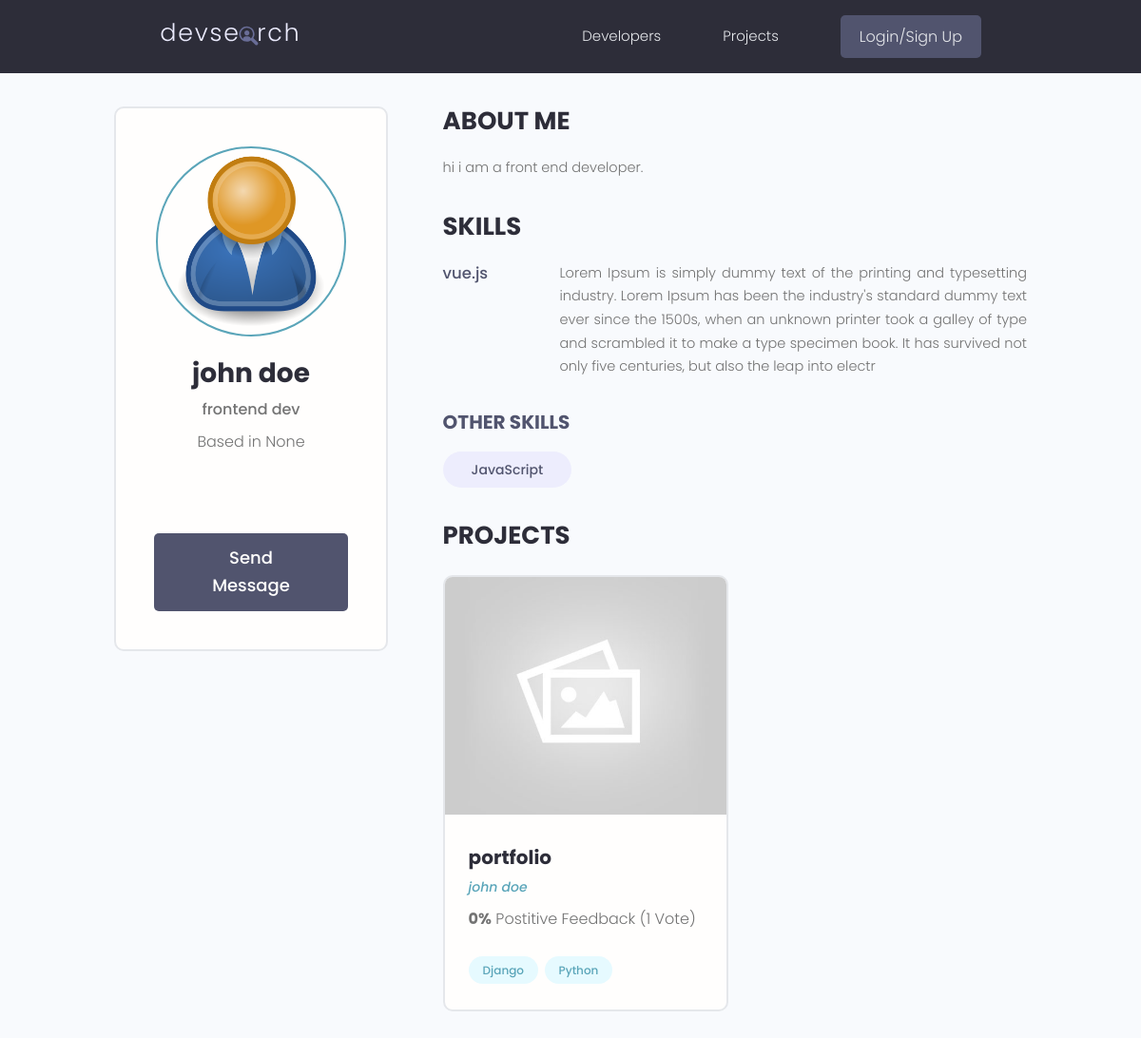
Page /profile/c98e83d4-8c55-41fa-a6de-6627224c10cb/ on the committed database.
### users/models.py (models this page shows, shortened)
class Profile(models.Model):
    user = models.OneToOneField(User, on_delete=models.CASCADE, null=True, blank=True)
    name = models.CharField(max_length=200, blank=True, null=True)
    email = models.EmailField(max_length=500, blank=True, null=True)
    username = models.CharField(max_length=200, blank=True, null=True)
    location = models.CharField(max_length=200, blank=True, null=True)
    short_intro = models.CharField(max_length=200, blank=True, null=True)
    bio = models.TextField(blank=True, null=True)
    profile_image = models.ImageField(null=True, blank=True, upload_to='profiles/', default='profiles/user-default.png')
    social_github =  models.CharField(max_length=200, blank=True, null=True)
    social_linkedin=  models.CharField(max_length=200, blank=True, null=True)
    social_website =  models.CharField(max_length=200, blank=True, null=True)
    social_twitter =  models.CharField(max_length=200, blank=True, null=True)
    created = models.DateTimeField(auto_now_add=True)
    id = models.UUIDField(default=uuid.uuid4, unique=True, primary_key=True, editable=False)
    class Meta:
        ordering = ['created']
    @property
    def imageURL(self):
        try:
            url = self.profile_image.url
        except:
            url = ''
        return url

class Skill(models.Model):
    owner = models.ForeignKey(Profile, on_delete=models.CASCADE, null=True, blank=True)
    name = models.CharField(max_length=200, blank=True, null=True)
    description = models.TextField(null=True, blank=True)
    created = models.DateTimeField(auto_now_add=True)
    id = models.UUIDField(default=uuid.uuid4, unique=True, primary_key=True, editable=False)
    def __str__(self):
       return str(self.name)

### projects/models.py (models this page shows, shortened)
class Project(models.Model):
    owner = models.ForeignKey(Profile, null=True, blank=True, on_delete=models.CASCADE)
    title = models.CharField(max_length=200)
    description = models.TextField(null=True, blank=True)
    featured_image = models.ImageField(null=True, blank=True, default="default.jpg")
    demo_link = models.CharField(max_length=2000, null=True, blank=True)
    source_link = models.CharField(max_length=2000,null=True, blank=True)
    tags = models.ManyToManyField('Tag', blank=True)
    vote_total = models.IntegerField(default=0, null=True, blank=True)
    vote_ratio = models.IntegerField(default=0, null=True, blank=True)
    created = models.DateTimeField(auto_now_add=True)
    id = models.UUIDField(default=uuid.uuid4, unique=True, primary_key=True, editable=False)
    class Meta:
        ordering = ['-vote_ratio', '-vote_total', 'title']
    @property
    def imageURL(self):
        try:
            url = self.featured_image.url
        except:
            url = ''
        return url

class Tag(models.Model):
    name = models.CharField(max_length=200)
    created = models.DateTimeField(auto_now_add=True)
    id = models.UUIDField(default=uuid.uuid4, unique=True, primary_key=True, editable=False)
    def __str__(self):
        return self.name

### users/views.py (the view)
# urls.py: path('profile/<str:pk>/', views.userProfile, name='user-profile'),
def userProfile(request, pk):
    profile = Profile.objects.get(id=pk)
    topSkills = profile.skill_set.exclude(description__exact="")
    otherSkills = profile.skill_set.filter(description="")
    context = {'profile':profile, 'topSkills':topSkills, 'otherSkills':otherSkills}
    return render(request, 'users/user-profile.html', context)

### users/templates/users/user-profile.html (shortened to what this page needs)
{% extends 'main.html' %}
{% block content %}
  <main class="profile my-md">
    <div class="container">
      <div class="layout">
        <div class="column column--1of3">
          <div class="card text-center">
            <div class="card__body dev">
              <img class="avatar avatar--xl" src="{{profile.imageURL}}" />
              <h2 class="dev__name">{{profile.name}}</h2>
              <p class="dev__title">{{profile.short_intro}}</p>
              <p class="dev__location">Based in {{profile.location}}</p>
              <ul class="dev__social">
              </ul>
              {% if request.user.profile.id != profile.id %}
              <a href="{% url 'create-message' profile.id %}" class="btn btn--sub btn--lg">Send Message </a>
              {% endif %}
            </div>
          </div>
        </div>
        <div class="column column--2of3">
          <div class="devInfo">
            <h3 class="devInfo__title">About Me</h3>
            <p class="devInfo__about">
              {{profile.bio}}
            </p>
          </div>
          <div class="devInfo">
            <h3 class="devInfo__title">Skills</h3>
            <div class="devInfo__skills">
            {% for skill in topSkills %}
              <div class="devSkill">
                <h4 class="devSkill__title">{{skill.name}}</h4>
                <p class="devSkill__info">
                  {{skill.description}}
                </p>
              </div>
            {% endfor %}
              <h3 class="devInfo__subtitle">Other Skills</h3>
              <div class="devInfo__otherSkills">
                {% for skill in otherSkills %}
                <span class="tag tag--pill tag--sub tag--lg">
                  <small>{{skill}}</small>
                </span>
                {% endfor %}
              </div>
            </div>
          </div>
          <div class="devInfo">
            <h3 class="devInfo__title">Projects</h3>
            <div class="grid grid--two">
            {% for project in profile.project_set.all %}
              <div class="column">
                <div class="card project">
                  <a href="{% url 'project' project.id %}" class="project">
                    <img class="project__thumbnail" src="{{project.imageURL}}" />
                    <div class="card__body">
                      <h3 class="project__title">{{project.title}}</h3>
                      <p><a class="project__author" href="{% url 'user-profile' project.owner.id %}">{{project.owner.name}}</a></p>
                      <p class="project--rating">
                        <span style="font-weight: bold;">{{project.vote_ratio}}%</span> Postitive
                        Feedback ({{project.vote_total}} Vote{{project.vote_total|pluralize:"s"}})
                      </p>
                      <div class="project__tags">
                        {% for tag in project.tags.all %}
                        <span class="tag tag--pill tag--main">
                          <small>{{tag}}</small>
                        </span>
                        {% endfor %}
                      </div>
                    </div>
                  </a>
                </div>
              </div>
            {% endfor %}
            </div>
          </div>
        </div>
      </div>
    </div>
  </main>
{% endblock %}

### static/styles/app.css (style rules this page uses)
:root { --color-sub: #2d2d39; }
.btn--sub { background-color: var(--color-sub-light); }
.card { border: 2px solid var(--color-light); }
img { width: 100%; }
.profile .card > .dev { padding: 4rem; }
.dev__name { color: var(--color-sub); font-size: 2.8rem; font-weight: 700; margin-top: 1rem; margin-bottom: 0.5rem; }
.dev__title { font-size: 1.6rem; font-weight: 500; line-height: 1.3; }
.dev__location { margin-top: 1rem; }
.dev__social { margin: 3rem 0; list-style: none; display: flex; justify-content: center; gap: 1.5rem; }
.devInfo { margin-bottom: 3rem; }
.devInfo__title, .devInfo__subtitle { font-size: 2.6rem; color: var(--color-sub); text-transform: uppercase; font-weight: 700; margin-bottom: 1.5rem; }
.devInfo__subtitle { font-size: 2rem; color: var(--color-sub-light); }
.devInfo__about, .devSkill__info { font-size: 1.45rem; line-height: 1.7; text-align: justify; }
.devSkill { margin-bottom: 3rem; }
.devSkill__title { font-size: 1.65rem; font-weight: 500; color: var(--color-sub-light); }
@media screen and (min-width: 700px) { .devSkill { display: flex; justify-content: space-between; gap: 3rem; } }
@media screen and (min-width: 700px) { .devSkill__info { flex-basis: 80%; } }
.project__author { font-size: 1.4rem; font-style: italic; }
.project--rating { margin-bottom: 1.6em; margin-top: .5em; }
.project__thumbnail { height: 25rem; object-fit: cover; object-position: top center; }
.project__title { font-size: 2rem; font-weight: 700; color: var(--color-sub); }

### static/uikit/styles/modules/_variables.css (style rules this page uses)
:root { --color-main: #5aa5b9; --color-main-light: #e6faff; --color-sub: #3f4156; --color-sub-light: #51546e; --color-sub-lighter: #ededfd; --color-text: #737373; --color-gray: #8b8b8b; --color-light: #e5e7eb; --color-light-gray: #767676; --color-bg: #f8fafd; --color-white: #fffefd; --color-white-light: #f3f3f3; --color-success: #359e64; --color-success-bg: #def8e8; --color-error: #fc4b0b; --color-error-bg: #fff2ee; --font-base: 'Poppins', arial, helvetica, 'Segoe UI', roboto, ubuntu, sans-serif; --font-monospace: 'Fira Code', 'Courier New', courier, monospace; --font-regular: 300; --font-medium: 500; --font-bold: 700; --generic-shadow: 1px 1px 5px #00000010; --generic-transition: all 0.3s ease-in-out; }

### static/uikit/styles/modules/_base.css (style rules this page uses)
* { margin: 0; padding: 0; box-sizing: border-box; text-rendering: optimizeLegibility; color: inherit; font-size: inherit; }
html { font-size: 50%; }
@media only screen and (min-width: 480px) { html { font-size: 56.25%; } }
@media only screen and (min-width: 1200px) { html { font-size: 62.5%; } }
body { line-height: 1.6; font-weight: 400; font-size: 1.5rem; color: var(--color-text); background-color: var(--color-bg); min-height: 100vh; }

### static/uikit/styles/modules/_typography.css (style rules this page uses)
* { font-family: var(--font-base); }
h2 { font-size: 3.6rem; font-weight: var(--font-bold); }
h3 { font-size: 3.2rem; font-weight: var(--font-medium); }
h4 { font-size: 2.8rem; font-weight: var(--font-medium); }
p, span, strong { font-size: 1.6rem; color: var(--color-text); font-weight: var(--font-regular); }
a { padding-bottom: 2px; text-decoration: none; display: inline-block; color: var(--color-main); font-weight: var(--font-medium); }

### static/uikit/styles/modules/_utilities.css (style rules this page uses)
.container { width: 92%; max-width: 165rem; margin: 0 auto; box-sizing: border-box; }
@media screen and (min-width: 1000px) { .container { width: 90%; } }
@media screen and (min-width: 1200px) { .container { width: 80%; } }
.text-center { text-align: center; }
.my-md { margin: 3rem auto; }

### static/uikit/styles/modules/_avatar.css (style rules this page uses)
.avatar { border-radius: 50%; border: 2px solid var(--color-main); object-fit: cover; }
.avatar--xl { height: 20rem; width: 20rem; }

### static/uikit/styles/modules/_button.css (style rules this page uses)
.btn { display: inline-block; position: relative; cursor: pointer; background-color: var(--color-light); font-weight: var(--font-medium); color: var(--color-sub); text-decoration: none; padding: 1rem 2rem; border-radius: 0.5rem; border: none; width: -webkit-fit-content; width: -moz-fit-content; width: fit-content; height: -webkit-fit-content; height: -moz-fit-content; height: fit-content; font-size: 1.6rem; outline-width: 0; outline-color: transparent; -webkit-backface-visibility: hidden; backface-visibility: hidden; transition: all 0.3s ease-in-out; }
.btn--sub { background-color: var(--color-sub); color: var(--color-white); }
.btn--lg { font-size: 1.8rem; padding: 1.2rem 4.5rem; }

### static/uikit/styles/modules/_card.css (style rules this page uses)
.card { border-radius: 1rem; background-color: var(--color-white); border: 1.5px solid var(--color-light); width: auto; height: auto; margin-top: 0.5rem; margin-bottom: 0.5rem; overflow: hidden; }
.card__body, .card__header { padding: 2rem 2.5rem; }

### rows in the picture
Profile: imageURL (placeholder picture), name "john doe", short_intro "frontend dev", location "None", bio "hi i am a front end developer."
Skill: name "vue.js", description "Lorem Ipsum is simply dummy text of the printing and typesetting industry. Lorem Ipsum has been the industry's standard dummy text ever since the 1500s, when an unknown printer took a galley of type and scrambled it to make a type specimen book. It has survived not only five centuries, but also the leap into electr"
Skill: name "JavaScript"
Project: imageURL (placeholder picture), title "portfolio", owner.name "john doe", vote_ratio "0", vote_total "1"
Tag: name "Django"
Tag: name "Python"
